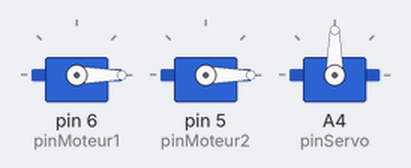
This sketch was run on a simulated Arduino Uno, built with avr-gcc and run on an emulated ATmega328P. Parts: 3 × servo. What the sketch prints to the serial monitor is not drawn.

Above: at 0.1 s.
At 1.1 s:
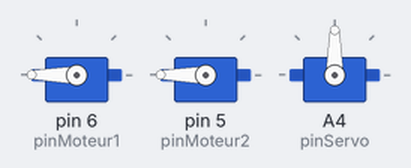
At 2.6 s:
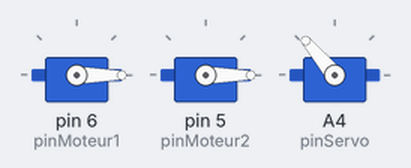
Timing chart, 0 to 4.1 s (numbered marks = the images above):
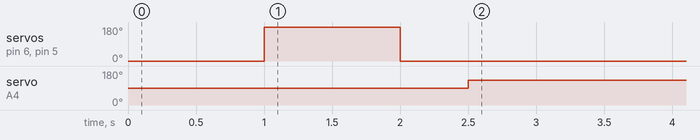

Measured:
- by itself, servo on A4 (pinServo): 90° → 130° at 2.5 s

The sketch:

hovercraft.ino
```cpp
/**
 * Exemple de code pour la bibliothèque Mirf – Serveur Ping Pong
 */
#include <SPI.h>      // Pour la communication via le port SPI
#include <Mirf.h>     // Pour la gestion de la communication
#include <nRF24L01.h> // Pour les définitions des registres du nRF24L01
#include <MirfHardwareSpiDriver.h> // Pour la communication SPI
#include <Servo.h>
#define pinMoteur1 6
#define pinMoteur2 5
#define pinServo A4
Servo moteur1;
Servo moteur2;
Servo direction;

void setup() {
  Serial.begin(9600);

  Mirf.cePin = 9; // Broche CE sur D9
  Mirf.csnPin = 10; // Broche CSN sur D10
  Mirf.spi = &MirfHardwareSpi; // On veut utiliser le port SPI hardware
  Mirf.init(); // Initialise la bibliothèque

  Mirf.channel = 2; // Choix du canal de communication (128 canaux disponibles, de 0 à 127)
  Mirf.payload = 22; // Taille d'un message (maximum 32 octets)
  Mirf.config(); // Sauvegarde la configuration dans le module radio

  Mirf.setTADDR((byte *) "nrf01"); // Adresse de transmission
  Mirf.setRADDR((byte *) "nrf02"); // Adresse de réception

  Serial.println("Go !");

  moteur1.attach(pinMoteur1);
  moteur2.attach(pinMoteur2);
  direction.attach(pinServo);

  moteur1.write(0);
  moteur2.write(0);
  delay(1000);
  moteur1.write(180);
  moteur2.write(180);
  delay(1000);
  moteur1.write(0);
  moteur2.write(0);
  delay(500);
}

void loop() {
  int message[11];

  if(Mirf.dataReady()){
    Mirf.getData((byte*) &message); // Réception du paquet
  }
  if (message[1] == 1){
    moteur1.write(115);
  }else if (message[1] == 0){
    moteur1.write(0);
  }
  if (message[10]>500 && message[10]<=1023){
    moteur2.write(map(message[10], 512, 1023, 0, 70));
  }else moteur2.write(0);
  direction.write(map(message[7], 0, 1023, 130, 50));

}
```
